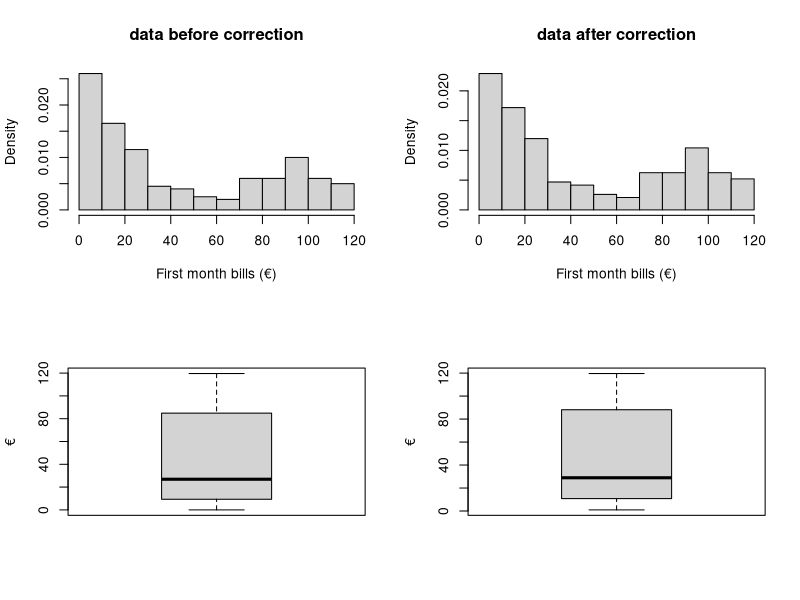

This chart was generated by the following R code: (Note: this script raises an error after producing the figure.)
## ---- chunk 1
knitr::opts_chunk$set(echo = TRUE)
## ---- chunk 2
telephone_data = read.table("telephone.txt",header=TRUE)

# sorted data
sort(telephone_data$Bills)
## ---- chunk 3
# row_sub = apply(dd, 1, function(row) all(row !=0 ))
corrected_telephone_data = telephone_data[apply(telephone_data, 1, function(row) all(row !=0 )), ]

par(mfrow=c(2,2))
hist(telephone_data$Bills, prob=TRUE, xlab = "First month bills (€)", main = "data before correction")
hist(corrected_telephone_data, prob=TRUE, xlab = "First month bills (€)", main = "data after correction")
boxplot(telephone_data$Bills, ylab = "€")
boxplot(corrected_telephone_data, ylab = "€")
## ---- chunk 4
hist(data,prob=T)
hist(data,prob=T,ylim=c(0,0.7))
x=seq(0,max(data),length=1000)
lines(x,dexp(x),type="l",col="blue",lwd=2)
## ---- chunk 5

## ---- chunk 6

